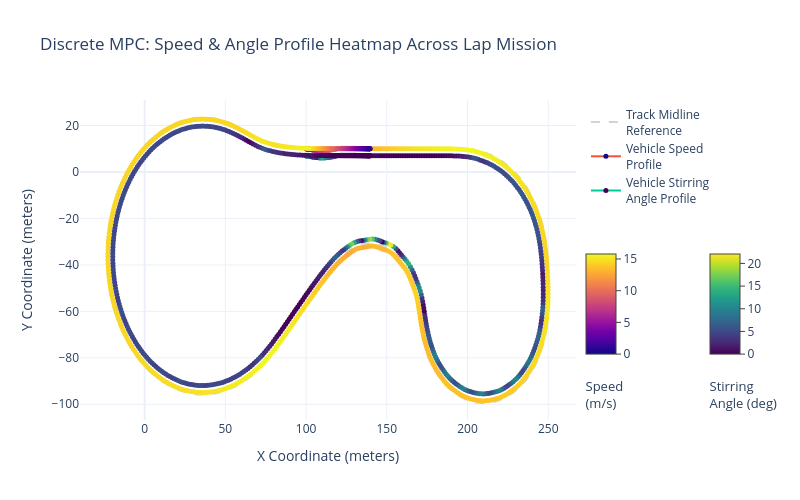

The notebook cell saved with this chart:
### Code cell
data[5] = np.abs(data[5])
print(len(data[5][data[5]>28]))
PlotMPCTracksPLY(data,width=800,height=500)

### Figure 1 — Plotly figure (JSON) as saved in the notebook; plotly's stock layout.template omitted (floating-point values rounded to 4 significant figures; data arrays with more than 128 entries replaced by an {"elided": "..."} marker saying what was removed)
{"data": [{"line": {"color": "lightgray", "dash": "dash", "width": 2}, "mode": "lines", "name": "Track Midline<br>Reference", "type": "scatter", "x": {"elided": "5000 float values"}, "y": {"elided": "5000 float values"}}, {"hoverinfo": "text+x+y", "marker": {"cmax": 15.79, "cmin": 0, "color": {"elided": "610 float values"}, "colorbar": {"len": 0.5, "ticks": "outside", "title": {"font": {"size": 13}, "side": "bottom", "text": "Speed<br>(m/s)"}, "x": 1, "y": 0.3, "yanchor": "middle"}, "colorscale": [[0, "#0d0887"], [0.1111, "#46039f"], [0.2222, "#7201a8"], [0.3333, "#9c179e"], [0.4444, "#bd3786"], [0.5556, "#d8576b"], [0.6667, "#ed7953"], [0.7778, "#fb9f3a"], [0.8889, "#fdca26"], [1, "#f0f921"]], "showscale": true, "size": 5}, "mode": "lines+markers", "name": "Vehicle Speed<br>Profile", "text": {"elided": "610 str values"}, "type": "scatter", "x": {"elided": "610 float values"}, "y": {"elided": "610 float values"}}, {"hoverinfo": "text+x+y", "line": {"width": 2}, "marker": {"cmax": 22.07, "cmin": 0, "color": {"elided": "610 float values"}, "colorbar": {"len": 0.5, "ticks": "outside", "title": {"font": {"size": 13}, "side": "bottom", "text": "Stirring<br>Angle (deg)"}, "x": 1.25, "y": 0.3, "yanchor": "middle"}, "colorscale": [[0, "#440154"], [0.1111, "#482878"], [0.2222, "#3e4989"], [0.3333, "#31688e"], [0.4444, "#26828e"], [0.5556, "#1f9e89"], [0.6667, "#35b779"], [0.7778, "#6ece58"], [0.8889, "#b5de2b"], [1, "#fde725"]], "showscale": true, "size": 5}, "mode": "lines+markers", "name": "Vehicle Stirring<br>Angle Profile", "text": {"elided": "610 str values"}, "type": "scatter", "x": {"elided": "610 float values"}, "y": {"elided": "610 float values"}}], "layout": {"height": 500, "legend": {"x": 1.02, "xanchor": "left", "y": 1, "yanchor": "top"}, "showlegend": true, "title": {"text": "Discrete MPC: Speed & Angle Profile Heatmap Across Lap Mission"}, "width": 800, "xaxis": {"title": {"text": "X Coordinate (meters)"}}, "yaxis": {"title": {"text": "Y Coordinate (meters)"}}}}
